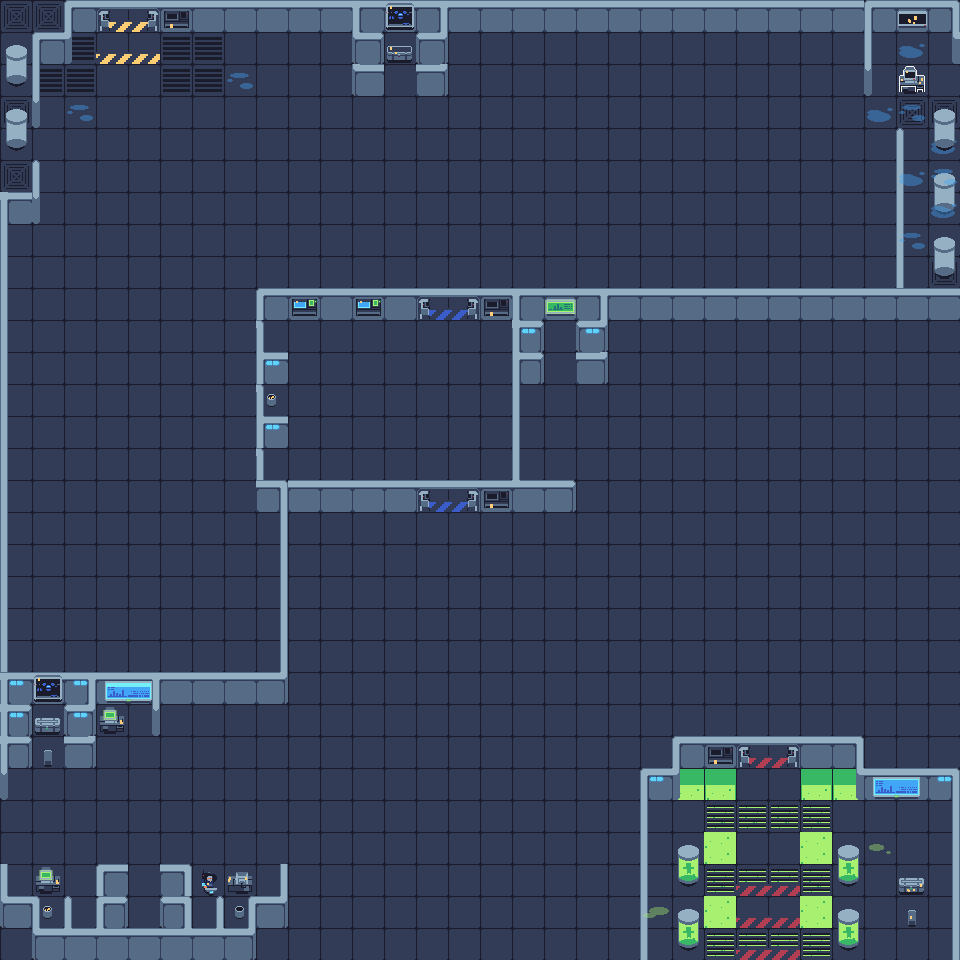

Rendered tile map (Tiled .tmx) drawn with the repository's tilesets; below, a short description and the map source with its tile grids summarised:
An orthogonal 30x30 tile map with 32x32 px tiles, 4 tile layers (Tile Layer 1, Wall Layer, props, effect), 4 tilesets.

<map version="1.10" tiledversion="1.10.2" orientation="orthogonal" renderorder="right-down" width="30" height="30" tilewidth="32" tileheight="32" infinite="0" nextlayerid="5" nextobjectid="1">
 <tileset firstgid="1" name="Tech_TD_Ced" tilewidth="32" tileheight="32" tilecount="851" columns="37">
  <image source="../map_editing/tileset x1.png" width="1184" height="736" />
 </tileset>
 <tileset firstgid="852" name="Tech_TD_Ced_02" tilewidth="32" tileheight="32" tilecount="3404" columns="74">
  <image source="../map_editing/tileset x2.png" width="2368" height="1472" />
 </tileset>
 <tileset firstgid="4256" name="props and items x1" tilewidth="32" tileheight="32" tilecount="528" columns="24">
  <image source="../map_editing/props and items x1.png" width="768" height="704" />
 </tileset>
 <tileset firstgid="4784" name="npc x1" tilewidth="32" tileheight="32" tilecount="18" columns="6">
  <image source="../map_editing/npc x1.png" width="192" height="96" />
 </tileset>
 <layer id="1" name="Tile Layer 1" width="30" height="30">
  <data>[900 cells, 900 non-empty, 6 distinct tile ids]</data>
 </layer>
 <layer id="2" name="Wall Layer" width="30" height="30">
  <data>[900 cells, 210 non-empty, 73 distinct tile ids]</data>
 </layer>
 <layer id="3" name="props" width="30" height="30">
  <data>[900 cells, 60 non-empty, 27 distinct tile ids]</data>
 </layer>
 <layer id="4" name="effect" width="30" height="30">
  <data>[900 cells, 16 non-empty, 10 distinct tile ids]</data>
 </layer>
</map>
